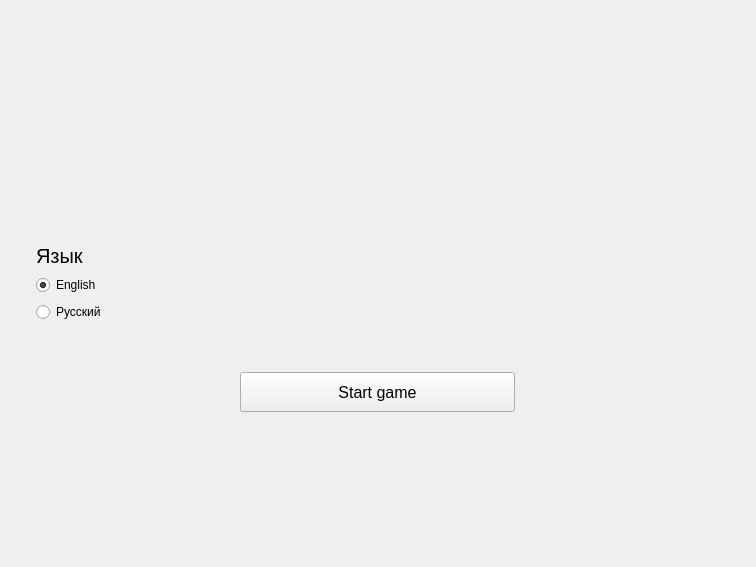
<?xml version="1.0" encoding="UTF-8"?>
<ui version="4.0">
 <class>MainWindow</class>
 <widget class="QMainWindow" name="MainWindow">
  <property name="enabled">
   <bool>true</bool>
  </property>
  <property name="geometry">
   <rect>
    <x>0</x>
    <y>0</y>
    <width>756</width>
    <height>567</height>
   </rect>
  </property>
  <property name="sizePolicy">
   <sizepolicy hsizetype="Expanding" vsizetype="Expanding">
    <horstretch>1</horstretch>
    <verstretch>1</verstretch>
   </sizepolicy>
  </property>
  <property name="minimumSize">
   <size>
    <width>550</width>
    <height>550</height>
   </size>
  </property>
  <property name="sizeIncrement">
   <size>
    <width>8</width>
    <height>8</height>
   </size>
  </property>
  <property name="windowTitle">
   <string>MainWindow</string>
  </property>
  <widget class="QWidget" name="centralwidget">
   <property name="sizePolicy">
    <sizepolicy hsizetype="Expanding" vsizetype="Expanding">
     <horstretch>0</horstretch>
     <verstretch>0</verstretch>
    </sizepolicy>
   </property>
   <property name="minimumSize">
    <size>
     <width>300</width>
     <height>300</height>
    </size>
   </property>
   <property name="layoutDirection">
    <enum>Qt::LeftToRight</enum>
   </property>
   <layout class="QVBoxLayout" name="verticalLayout_5">
    <item>
     <widget class="QStackedWidget" name="stackedWidget">
      <property name="sizePolicy">
       <sizepolicy hsizetype="Expanding" vsizetype="Expanding">
        <horstretch>0</horstretch>
        <verstretch>0</verstretch>
       </sizepolicy>
      </property>
      <property name="minimumSize">
       <size>
        <width>300</width>
        <height>300</height>
       </size>
      </property>
      <property name="contextMenuPolicy">
       <enum>Qt::NoContextMenu</enum>
      </property>
      <property name="currentIndex">
       <number>0</number>
      </property>
      <widget class="QWidget" name="start_and_win_page">
       <property name="sizePolicy">
        <sizepolicy hsizetype="Expanding" vsizetype="Expanding">
         <horstretch>0</horstretch>
         <verstretch>0</verstretch>
        </sizepolicy>
       </property>
       <layout class="QVBoxLayout" name="verticalLayout_4">
        <item>
         <layout class="QVBoxLayout" name="verticalLayout_3" stretch="0,0,0">
          <property name="spacing">
           <number>0</number>
          </property>
          <property name="sizeConstraint">
           <enum>QLayout::SetDefaultConstraint</enum>
          </property>
          <property name="leftMargin">
           <number>0</number>
          </property>
          <property name="topMargin">
           <number>0</number>
          </property>
          <property name="rightMargin">
           <number>0</number>
          </property>
          <property name="bottomMargin">
           <number>0</number>
          </property>
          <item alignment="Qt::AlignBottom">
           <widget class="QLabel" name="Win_message">
            <property name="sizePolicy">
             <sizepolicy hsizetype="Expanding" vsizetype="Expanding">
              <horstretch>1</horstretch>
              <verstretch>1</verstretch>
             </sizepolicy>
            </property>
            <property name="minimumSize">
             <size>
              <width>275</width>
              <height>40</height>
             </size>
            </property>
            <property name="sizeIncrement">
             <size>
              <width>0</width>
              <height>0</height>
             </size>
            </property>
            <property name="font">
             <font>
              <pointsize>15</pointsize>
              <stylestrategy>PreferDefault</stylestrategy>
             </font>
            </property>
            <property name="cursor">
             <cursorShape>ArrowCursor</cursorShape>
            </property>
            <property name="mouseTracking">
             <bool>false</bool>
            </property>
            <property name="autoFillBackground">
             <bool>false</bool>
            </property>
            <property name="frameShape">
             <enum>QFrame::NoFrame</enum>
            </property>
            <property name="frameShadow">
             <enum>QFrame::Plain</enum>
            </property>
            <property name="text">
             <string/>
            </property>
            <property name="scaledContents">
             <bool>true</bool>
            </property>
            <property name="alignment">
             <set>Qt::AlignCenter</set>
            </property>
           </widget>
          </item>
          <item>
           <widget class="QWidget" name="horizontalWidget" native="true">
            <property name="sizePolicy">
             <sizepolicy hsizetype="Expanding" vsizetype="Expanding">
              <horstretch>1</horstretch>
              <verstretch>1</verstretch>
             </sizepolicy>
            </property>
            <property name="minimumSize">
             <size>
              <width>0</width>
              <height>100</height>
             </size>
            </property>
            <layout class="QHBoxLayout" name="horizontalLayout_2">
             <property name="spacing">
              <number>0</number>
             </property>
             <property name="sizeConstraint">
              <enum>QLayout::SetDefaultConstraint</enum>
             </property>
             <property name="topMargin">
              <number>0</number>
             </property>
             <property name="rightMargin">
              <number>0</number>
             </property>
             <property name="bottomMargin">
              <number>0</number>
             </property>
             <item alignment="Qt::AlignLeft">
              <widget class="QFrame" name="verticalFrame_2">
               <property name="minimumSize">
                <size>
                 <width>0</width>
                 <height>50</height>
                </size>
               </property>
               <layout class="QVBoxLayout" name="verticalLayout_6">
                <property name="spacing">
                 <number>7</number>
                </property>
                <property name="sizeConstraint">
                 <enum>QLayout::SetFixedSize</enum>
                </property>
                <property name="topMargin">
                 <number>0</number>
                </property>
                <property name="bottomMargin">
                 <number>0</number>
                </property>
                <item alignment="Qt::AlignTop">
                 <widget class="QLabel" name="LG_select_lb">
                  <property name="sizePolicy">
                   <sizepolicy hsizetype="Preferred" vsizetype="Preferred">
                    <horstretch>1</horstretch>
                    <verstretch>1</verstretch>
                   </sizepolicy>
                  </property>
                  <property name="font">
                   <font>
                    <pointsize>15</pointsize>
                   </font>
                  </property>
                  <property name="text">
                   <string>Язык</string>
                  </property>
                 </widget>
                </item>
                <item>
                 <widget class="QRadioButton" name="LG_select_EN">
                  <property name="sizePolicy">
                   <sizepolicy hsizetype="Preferred" vsizetype="Preferred">
                    <horstretch>1</horstretch>
                    <verstretch>2</verstretch>
                   </sizepolicy>
                  </property>
                  <property name="text">
                   <string>English</string>
                  </property>
                  <property name="checked">
                   <bool>true</bool>
                  </property>
                 </widget>
                </item>
                <item>
                 <widget class="QRadioButton" name="LG_select_RU">
                  <property name="sizePolicy">
                   <sizepolicy hsizetype="Preferred" vsizetype="Preferred">
                    <horstretch>1</horstretch>
                    <verstretch>2</verstretch>
                   </sizepolicy>
                  </property>
                  <property name="text">
                   <string>Русский</string>
                  </property>
                 </widget>
                </item>
               </layout>
              </widget>
             </item>
            </layout>
           </widget>
          </item>
          <item alignment="Qt::AlignHCenter|Qt::AlignTop">
           <widget class="QPushButton" name="Start_Button">
            <property name="enabled">
             <bool>true</bool>
            </property>
            <property name="sizePolicy">
             <sizepolicy hsizetype="Expanding" vsizetype="Expanding">
              <horstretch>1</horstretch>
              <verstretch>1</verstretch>
             </sizepolicy>
            </property>
            <property name="minimumSize">
             <size>
              <width>275</width>
              <height>40</height>
             </size>
            </property>
            <property name="sizeIncrement">
             <size>
              <width>1</width>
              <height>1</height>
             </size>
            </property>
            <property name="baseSize">
             <size>
              <width>0</width>
              <height>0</height>
             </size>
            </property>
            <property name="font">
             <font>
              <pointsize>12</pointsize>
             </font>
            </property>
            <property name="layoutDirection">
             <enum>Qt::LeftToRight</enum>
            </property>
            <property name="autoFillBackground">
             <bool>false</bool>
            </property>
            <property name="text">
             <string>Start game</string>
            </property>
            <property name="autoDefault">
             <bool>false</bool>
            </property>
            <property name="default">
             <bool>false</bool>
            </property>
            <property name="flat">
             <bool>false</bool>
            </property>
           </widget>
          </item>
         </layout>
        </item>
       </layout>
      </widget>
      <widget class="QWidget" name="game_page">
       <property name="sizePolicy">
        <sizepolicy hsizetype="Expanding" vsizetype="Expanding">
         <horstretch>0</horstretch>
         <verstretch>0</verstretch>
        </sizepolicy>
       </property>
       <layout class="QVBoxLayout" name="verticalLayout_2">
        <item>
         <widget class="QFrame" name="frame_everything">
          <property name="enabled">
           <bool>true</bool>
          </property>
          <property name="sizePolicy">
           <sizepolicy hsizetype="Expanding" vsizetype="Expanding">
            <horstretch>0</horstretch>
            <verstretch>0</verstretch>
           </sizepolicy>
          </property>
          <property name="font">
           <font>
            <pointsize>7</pointsize>
           </font>
          </property>
          <property name="frameShape">
           <enum>QFrame::NoFrame</enum>
          </property>
          <property name="frameShadow">
           <enum>QFrame::Raised</enum>
          </property>
          <layout class="QVBoxLayout" name="verticalLayout_10">
           <property name="leftMargin">
            <number>12</number>
           </property>
           <property name="bottomMargin">
            <number>18</number>
           </property>
           <item>
            <layout class="QHBoxLayout" name="horizontalLayout">
             <property name="spacing">
              <number>12</number>
             </property>
             <property name="topMargin">
              <number>0</number>
             </property>
             <property name="bottomMargin">
              <number>0</number>
             </property>
             <item alignment="Qt::AlignHCenter">
              <widget class="QLabel" name="quest_label">
               <property name="enabled">
                <bool>true</bool>
               </property>
               <property name="sizePolicy">
                <sizepolicy hsizetype="Expanding" vsizetype="Expanding">
                 <horstretch>1</horstretch>
                 <verstretch>0</verstretch>
                </sizepolicy>
               </property>
               <property name="minimumSize">
                <size>
                 <width>0</width>
                 <height>0</height>
                </size>
               </property>
               <property name="font">
                <font>
                 <family>MS Sans Serif</family>
                 <pointsize>15</pointsize>
                 <weight>75</weight>
                 <bold>true</bold>
                </font>
               </property>
               <property name="text">
                <string>TextLabel</string>
               </property>
              </widget>
             </item>
             <item>
              <widget class="QLabel" name="Score_label">
               <property name="enabled">
                <bool>true</bool>
               </property>
               <property name="sizePolicy">
                <sizepolicy hsizetype="Expanding" vsizetype="Expanding">
                 <horstretch>1</horstretch>
                 <verstretch>0</verstretch>
                </sizepolicy>
               </property>
               <property name="font">
                <font>
                 <pointsize>18</pointsize>
                </font>
               </property>
               <property name="text">
                <string>Score: </string>
               </property>
              </widget>
             </item>
            </layout>
           </item>
           <item>
            <widget class="QFrame" name="Answer_buttons">
             <property name="sizePolicy">
              <sizepolicy hsizetype="Expanding" vsizetype="Expanding">
               <horstretch>3</horstretch>
               <verstretch>0</verstretch>
              </sizepolicy>
             </property>
             <property name="sizeIncrement">
              <size>
               <width>1</width>
               <height>1</height>
              </size>
             </property>
             <property name="font">
              <font>
               <pointsize>10</pointsize>
              </font>
             </property>
             <widget class="QWidget" name="verticalLayoutWidget">
              <property name="geometry">
               <rect>
                <x>20</x>
                <y>20</y>
                <width>161</width>
                <height>221</height>
               </rect>
              </property>
              <layout class="QVBoxLayout" name="verticalLayout">
               <property name="topMargin">
                <number>3</number>
               </property>
               <property name="bottomMargin">
                <number>15</number>
               </property>
               <item>
                <widget class="QPushButton" name="Var3">
                 <property name="enabled">
                  <bool>true</bool>
                 </property>
                 <property name="sizePolicy">
                  <sizepolicy hsizetype="Expanding" vsizetype="Expanding">
                   <horstretch>0</horstretch>
                   <verstretch>0</verstretch>
                  </sizepolicy>
                 </property>
                 <property name="text">
                  <string>PushButton</string>
                 </property>
                </widget>
               </item>
               <item>
                <widget class="QPushButton" name="Var4">
                 <property name="sizePolicy">
                  <sizepolicy hsizetype="Expanding" vsizetype="Expanding">
                   <horstretch>0</horstretch>
                   <verstretch>0</verstretch>
                  </sizepolicy>
                 </property>
                 <property name="text">
                  <string>PushButton</string>
                 </property>
                </widget>
               </item>
               <item>
                <widget class="QPushButton" name="Var2">
                 <property name="enabled">
                  <bool>true</bool>
                 </property>
                 <property name="sizePolicy">
                  <sizepolicy hsizetype="Expanding" vsizetype="Expanding">
                   <horstretch>0</horstretch>
                   <verstretch>0</verstretch>
                  </sizepolicy>
                 </property>
                 <property name="text">
                  <string>PushButton</string>
                 </property>
                </widget>
               </item>
               <item>
                <widget class="QPushButton" name="Var1">
                 <property name="sizePolicy">
                  <sizepolicy hsizetype="Expanding" vsizetype="Expanding">
                   <horstretch>0</horstretch>
                   <verstretch>0</verstretch>
                  </sizepolicy>
                 </property>
                 <property name="text">
                  <string>PushButton</string>
                 </property>
                </widget>
               </item>
              </layout>
             </widget>
            </widget>
           </item>
          </layout>
         </widget>
        </item>
       </layout>
      </widget>
     </widget>
    </item>
   </layout>
  </widget>
 </widget>
 <resources/>
 <connections/>
</ui>
